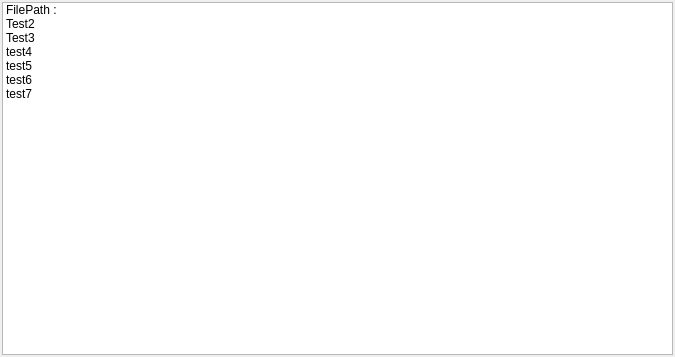
<?xml version="1.0" encoding="UTF-8"?>
<ui version="4.0">
 <class>ListWidget</class>
 <widget class="QWidget" name="ListWidget">
  <property name="geometry">
   <rect>
    <x>0</x>
    <y>0</y>
    <width>675</width>
    <height>357</height>
   </rect>
  </property>
  <property name="windowTitle">
   <string>Form</string>
  </property>
  <layout class="QGridLayout" name="gridLayout">
   <property name="leftMargin">
    <number>2</number>
   </property>
   <property name="topMargin">
    <number>2</number>
   </property>
   <property name="rightMargin">
    <number>2</number>
   </property>
   <property name="bottomMargin">
    <number>2</number>
   </property>
   <item row="0" column="0">
    <widget class="QListWidget" name="listWidget">
     <item>
      <property name="text">
       <string>FilePath :</string>
      </property>
     </item>
     <item>
      <property name="text">
       <string>Test2</string>
      </property>
     </item>
     <item>
      <property name="text">
       <string>Test3</string>
      </property>
     </item>
     <item>
      <property name="text">
       <string>test4</string>
      </property>
     </item>
     <item>
      <property name="text">
       <string>test5</string>
      </property>
     </item>
     <item>
      <property name="text">
       <string>test6</string>
      </property>
     </item>
     <item>
      <property name="text">
       <string>test7</string>
      </property>
     </item>
    </widget>
   </item>
  </layout>
 </widget>
 <resources/>
 <connections/>
</ui>
